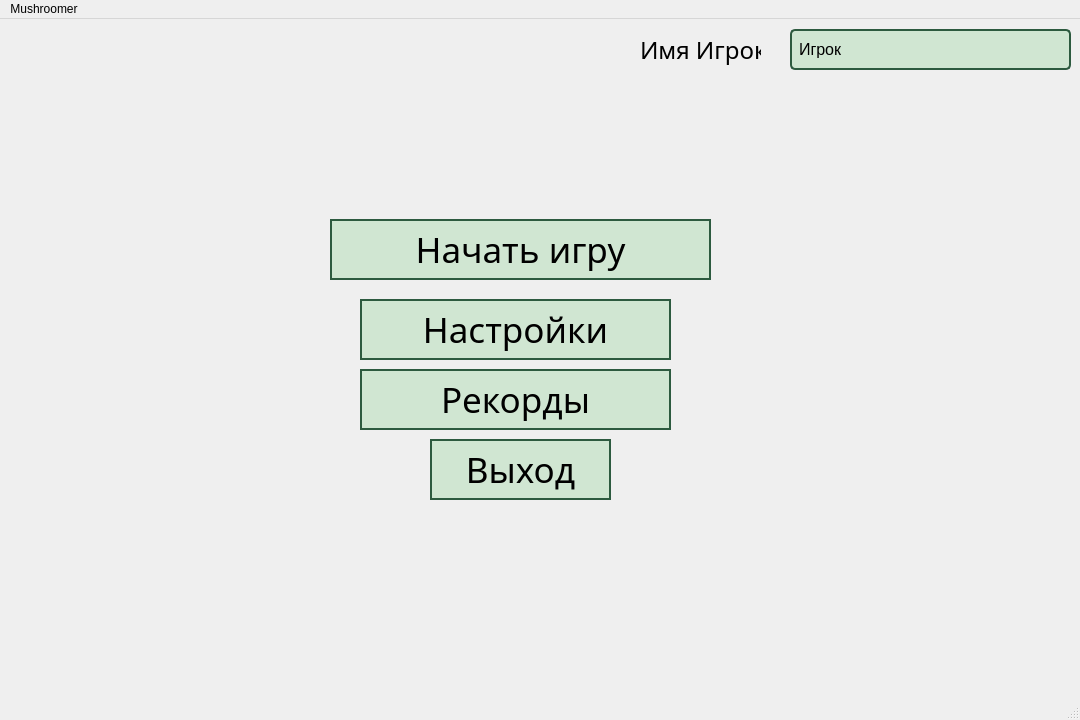
<?xml version="1.0" encoding="UTF-8"?>
<ui version="4.0">
 <class>MainWindow</class>
 <widget class="QMainWindow" name="MainWindow">
  <property name="geometry">
   <rect>
    <x>0</x>
    <y>0</y>
    <width>1080</width>
    <height>720</height>
   </rect>
  </property>
  <property name="sizePolicy">
   <sizepolicy hsizetype="Fixed" vsizetype="Fixed">
    <horstretch>0</horstretch>
    <verstretch>0</verstretch>
   </sizepolicy>
  </property>
  <property name="minimumSize">
   <size>
    <width>1080</width>
    <height>720</height>
   </size>
  </property>
  <property name="baseSize">
   <size>
    <width>1080</width>
    <height>720</height>
   </size>
  </property>
  <property name="windowTitle">
   <string>MainWindow</string>
  </property>
  <widget class="QWidget" name="centralwidget">
   <widget class="QPushButton" name="exitButton">
    <property name="geometry">
     <rect>
      <x>430</x>
      <y>420</y>
      <width>181</width>
      <height>61</height>
     </rect>
    </property>
    <property name="font">
     <font>
      <family>Saturn</family>
      <pointsize>26</pointsize>
     </font>
    </property>
    <property name="styleSheet">
     <string notr="true">color: black; 
background-color: rgba(187, 224, 190, 150);
border: 2px solid #2d5a3f;</string>
    </property>
    <property name="text">
     <string>Выход</string>
    </property>
   </widget>
   <widget class="QPushButton" name="startButton">
    <property name="geometry">
     <rect>
      <x>330</x>
      <y>200</y>
      <width>381</width>
      <height>61</height>
     </rect>
    </property>
    <property name="font">
     <font>
      <family>Saturn</family>
      <pointsize>26</pointsize>
     </font>
    </property>
    <property name="styleSheet">
     <string notr="true">color: black; 
background-color: rgba(187, 224, 190, 150);
border: 2px solid #2d5a3f;</string>
    </property>
    <property name="text">
     <string>Начать игру</string>
    </property>
   </widget>
   <widget class="QPushButton" name="settingsButton">
    <property name="geometry">
     <rect>
      <x>360</x>
      <y>280</y>
      <width>311</width>
      <height>61</height>
     </rect>
    </property>
    <property name="font">
     <font>
      <family>Saturn</family>
      <pointsize>26</pointsize>
     </font>
    </property>
    <property name="styleSheet">
     <string notr="true">color: black; 
background-color: rgba(187, 224, 190, 150);
border: 2px solid #2d5a3f;</string>
    </property>
    <property name="text">
     <string>Настройки</string>
    </property>
   </widget>
   <widget class="QPushButton" name="recordButton">
    <property name="geometry">
     <rect>
      <x>360</x>
      <y>350</y>
      <width>311</width>
      <height>61</height>
     </rect>
    </property>
    <property name="font">
     <font>
      <family>Saturn</family>
      <pointsize>26</pointsize>
     </font>
    </property>
    <property name="styleSheet">
     <string notr="true">color: black; 
background-color: rgba(187, 224, 190, 150);
border: 2px solid #2d5a3f;</string>
    </property>
    <property name="text">
     <string>Рекорды</string>
    </property>
   </widget>
   <widget class="QLineEdit" name="playerNameEdit">
    <property name="geometry">
     <rect>
      <x>790</x>
      <y>10</y>
      <width>281</width>
      <height>41</height>
     </rect>
    </property>
    <property name="autoFillBackground">
     <bool>false</bool>
    </property>
    <property name="styleSheet">
     <string notr="true">padding: 5px;
font-size: 16px;
border: 2px solid #2d5a3f;
border-radius: 5px;
background-color: rgba(187, 224, 190, 150);
color: black;</string>
    </property>
    <property name="text">
     <string>Игрок</string>
    </property>
   </widget>
   <widget class="QLabel" name="label_2">
    <property name="geometry">
     <rect>
      <x>640</x>
      <y>10</y>
      <width>121</width>
      <height>41</height>
     </rect>
    </property>
    <property name="font">
     <font>
      <family>Saturn</family>
      <pointsize>18</pointsize>
     </font>
    </property>
    <property name="styleSheet">
     <string notr="true">color = white;</string>
    </property>
    <property name="text">
     <string>Имя Игрока</string>
    </property>
   </widget>
   <widget class="QLabel" name="label">
    <property name="geometry">
     <rect>
      <x>-4</x>
      <y>0</y>
      <width>1091</width>
      <height>711</height>
     </rect>
    </property>
    <property name="text">
     <string/>
    </property>
    <property name="pixmap">
     <pixmap resource="resources.qrc">:/images/images/back-menu.jpg</pixmap>
    </property>
    <property name="scaledContents">
     <bool>true</bool>
    </property>
    <property name="alignment">
     <set>Qt::AlignmentFlag::AlignCenter</set>
    </property>
   </widget>
   <zorder>label</zorder>
   <zorder>recordButton</zorder>
   <zorder>exitButton</zorder>
   <zorder>settingsButton</zorder>
   <zorder>startButton</zorder>
   <zorder>playerNameEdit</zorder>
   <zorder>label_2</zorder>
  </widget>
  <widget class="QMenuBar" name="menubar">
   <property name="geometry">
    <rect>
     <x>0</x>
     <y>0</y>
     <width>1080</width>
     <height>17</height>
    </rect>
   </property>
   <widget class="QMenu" name="menuMushroomer">
    <property name="title">
     <string>Mushroomer</string>
    </property>
   </widget>
   <addaction name="menuMushroomer"/>
  </widget>
  <widget class="QStatusBar" name="statusbar"/>
 </widget>
 <resources>
  <include location="resources.qrc"/>
  <include location="resources.qrc"/>
 </resources>
 <connections/>
</ui>
